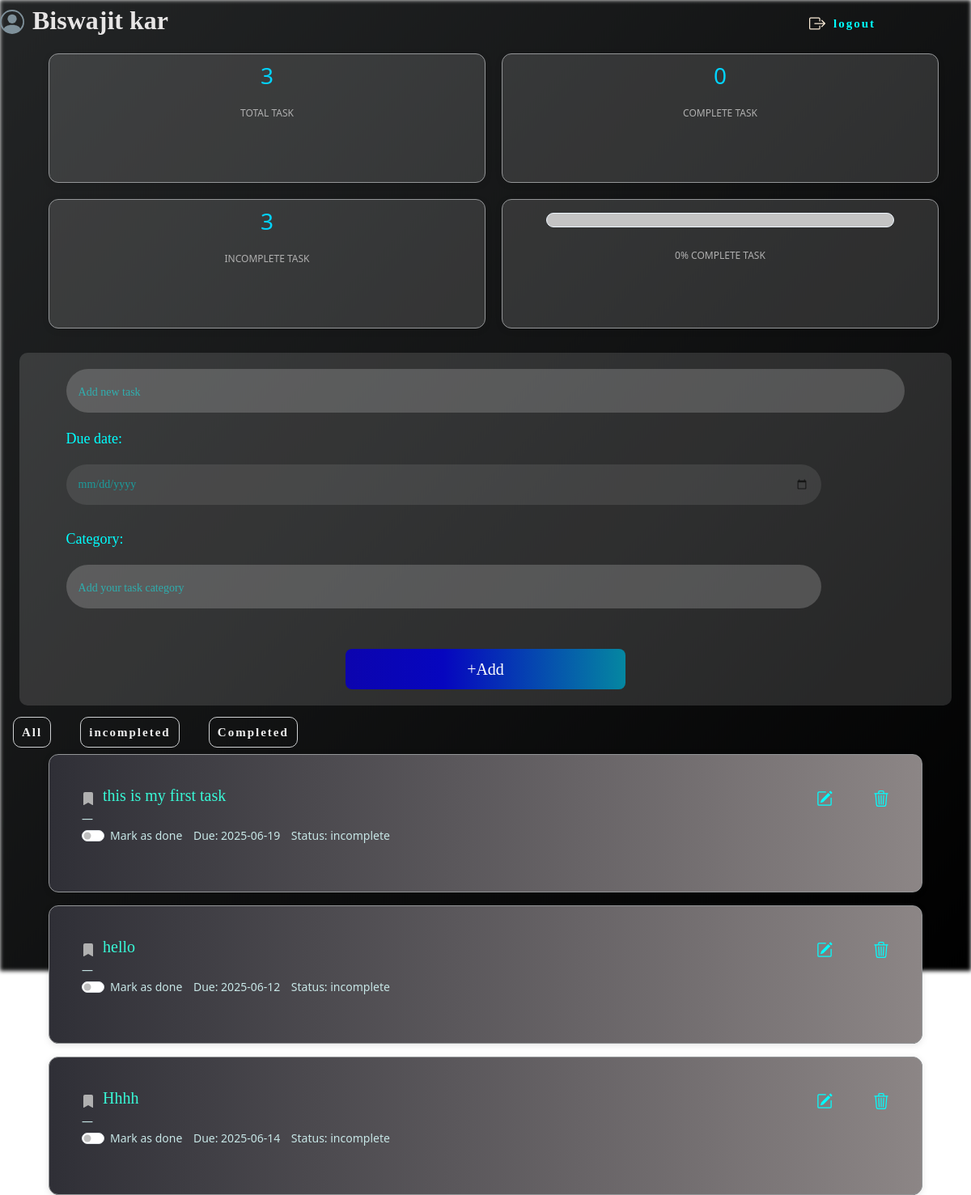
/todo/1, run on the app's committed database.
### app.py (models this page shows, shortened)
class User(db.Model):
    id=db.Column(db.Integer, primary_key=True, autoincrement=True)
    email=db.Column(db.String(100), nullable=False,unique=True)
    password=db.Column(db.String(100), nullable=False)
    name=db.Column(db.String(100),nullable=False)

class Todo(db.Model):
    id = db.Column(db.Integer, primary_key=True, autoincrement=True)
    user_id = db.Column(db.Integer, db.ForeignKey('user.id'), nullable=False)
    date = db.Column(db.Date, nullable=False)
    task = db.Column(db.String(255), nullable=False)
    category = db.Column(db.String(100), nullable=False)
    status = db.Column(db.String(50), nullable=False)
    user = db.relationship('User', backref=db.backref('todos', lazy=True))

### app.py (the view, shortened to what this page needs)
@app.route('/todo/<int:id>',methods=['GET','POST'])
def todo(id):
    this_user=User.query.filter_by(id=id).first()
    all=Todo.query.filter_by(user_id=id).all()
    t_task=len(all)
    c_count=0
    i_count=0
    for i in all:
        if i.status=="complete":
            c_count+=1
        else:
            i_count+=1
    if t_task==0:
        per=0
    else:
        per=(c_count/t_task)*100
    filter_by = request.args.get("filter", "all")
    if filter_by == "incomplete":
        all = Todo.query.filter_by(user_id=id, status='incomplete').all()
    elif filter_by == "complete":
        all = Todo.query.filter_by(user_id=id,status='complete').all()
        print("h"  ,len(all))
    else:
        all = Todo.query.filter_by(user_id=id).all()
    return render_template('todo.html',name=this_user,tasks=all,t_task=t_task,c_count=c_count,i_count=i_count ,per=int(per))

### templates/todo.html (shortened to what this page needs)
{% extends 'index.html'%}
{%block link%}
<link rel="stylesheet" href="/static/todo.css">
{%endblock%}
{%block dashboard%}
 <div class="logo">
           <h1 class="bounce-text">{{name.name}}</h1>
           <div class="logout">
            <a href="/">logout</a>
           </div>
        </div>
<div class="report">
    <div class="top">
        <div class="card card-right">
            <h3>{{t_task}}</h3>
            <p>TOTAL TASK</p>
        </div>
        <div class="card card-left">
            <h3>{{c_count}}</h3>
            <p>COMPLETE TASK</p>
        </div>
    </div>
    <div class="down">
        <div class="card card-right">
            <h3>{{i_count}}</h3>
            <p>INCOMPLETE TASK</p>
        </div>
        <div class="card card-left">
            <div class="progress-bar-container">
</div>
            <p>{{per}}% COMPLETE TASK</p>
        </div>
    </div>
</div>
<div style="display: flex;">
<div class="add_from">
  {%block form%}
                    <form action="/todo/{{name.id}}" method="post">
                        <input type="text" placeholder="Add new task" name="task"><br>
                        <div class="lowpartoffrom">
                        <div >
                        <label >Due date:</label><br>
                        <input type="date" name="date">
                        </div >
                        <div >
                        <label for="">Category:</label><br>
                        <input type="text" placeholder="Add your task category" name="category">
                        </div>
                        <input type="submit" value="+Add">
                        </div>
                    </form>
                </div>
                </div>
                {%endblock%}
                <div class="filter">
        <a href="/todo/{{ name.id }}?filter=all" >All</a>
        <a href="/todo/{{ name.id }}?filter=incomplete"  >incompleted</a>
        <a href="/todo/{{ name.id }}?filter=complete" >Completed</a>
    </div>
{%if tasks | length != 0%}
                {% for i in tasks%}
                <div class="card card_list">
  <div class="card-body">
    <figure>
      <blockquote class="blockquote">
        <div class="task">
            <svg xmlns="http://www.w3.org/2000/svg" width="16" height="16" fill="currentColor" class="bi bi-bookmark-fill" viewBox="0 0 16 16">
  <path d="M2 2v13.5a.5.5 0 0 0 .74.439L8 13.069l5.26 2.87A.5.5 0 0 0 14 15.5V2a2 2 0 0 0-2-2H4a2 2 0 0 0-2 2"/>
</svg>
        <h3 id="taskText{{i.id}}" data-task="{{i.task}}" style=" color: #38f9d7;"> {% if i.status=='incomplete' %}{{i.task}}{% else %}
         <s> {{i.task}}{% endif %}</s></h3>
        </div>
        <div class="icon">
          <a href="/update/{{i.id}}">
</a>
        <a href="/delete/{{i.id}}" id="hideBtn"></a>
       </div>
      </blockquote>
      <figcaption class="blockquote-footer" style="color: rgb(199, 230, 230);">
        <div class="form-check form-switch">
<input class="form-check-input" type="checkbox" role="switch" id="switchCheckDefault{{i.id}}" name="read"
         onchange="sendStatus(this, '{{i.id}}')" {% if i.status=='complete' %}checked{% endif %}>
  <label class="form-check-label" for="switchCheckDefault{{i.id}}">Mark as {% if i.status=='complete' %}unodone {% else %} done{% endif %}</label>
  <label style="margin-left: 10px;">Due: {{i.date}}</label>
  <label style="margin-left: 10px;">Status: {{i.status}}</label>
</div>
      </figcaption>
    </figure>
  </div>
</div>
{%endfor%}
  {% else %}
    <p>You have a few tasks.</p>
{%endif%}
{%endblock%}

### templates/index.html (shortened to what this page needs)
<!DOCTYPE html>
<html lang="en">
<head>
    <title>Document</title><link href="https://cdn.jsdelivr.net/npm/bootstrap@5.3.6/dist/css/bootstrap.min.css" rel="stylesheet">
    <link rel="stylesheet" href="/static/index.css">
     {%block link%}
    {%endblock%}
</head>
<body>
    {%block content%}
    <div class="mainbox">
        {%block dashboard%}{%endblock%}
    </div>
    {%endblock%}
</body>
</html>

### static/index.css (style rules this page uses)
body { margin: 0; padding: 0; min-height: 100vh; overflow: scroll; }
body::before { content: ""; position: fixed; top: 0; left: 0; width: 100%; height: 150dvh; background: linear-gradient(135deg, #232526 0%, #000000 100%); filter: blur(2.5px); z-index: -1; }
.bounce-text { font-family: 'Segoe UI', Arial, sans-serif; animation: bounce 6s infinite; }
.card-left { animation: slideInLeft 1s cubic-bezier(.68,-0.55,.27,1.55) forwards; }
.card-right { animation: slideInRight 2s cubic-bezier(.68,-0.55,.27,1.55) forwards; }
.mainbox { height: 100vh; width: 80%; margin: auto; font-family: Segoe UI, Roboto, Inter, Arial, sans-serif !important; }
.logo { margin-top: 1%; }
.logo h1 { font-family: Copperplate, "Copperplate Gothic Light", fantasy; font-size: 24px; font-style: normal; font-variant: normal; font-weight: 700; line-height: 26.4px; }
.desc h5,a { font-family: "Book Antiqua", Palatino, "Palatino Linotype", "Palatino LT STD", Georgia, serif; font-size: 15px; font-style: normal; font-variant: normal; font-weight: 700; line-height: 15.4px; line-height: 0.005; letter-spacing: 2px; line-height: 0.005; font-size: 16px; color: rgba(255, 255, 255, 0.849); letter-spacing: 2px; }
form { color:aqua; }
.login_form h3,a { font-family: "Book Antiqua", Palatino, "Palatino Linotype", "Palatino LT STD", Georgia, serif; font-size: 15px; font-style: normal; font-variant: normal; font-weight: 700; line-height: 15.4px; line-height: 0.005; color:aqua; letter-spacing: 2px; text-align: center; }

### data on the page
User: name "Biswajit kar"
Todo: task "this is my first task", shows "done", date "2025-06-19", status "incomplete"
Todo: task "hello", shows "done", date "2025-06-12", status "incomplete"
Todo: task "Hhhh", shows "done", date "2025-06-14", status "incomplete"

### other printed values
{{ t_task }} "3"
{{ c_count }} "0"
{{ i_count }} "3"
{{ per }} "0"
